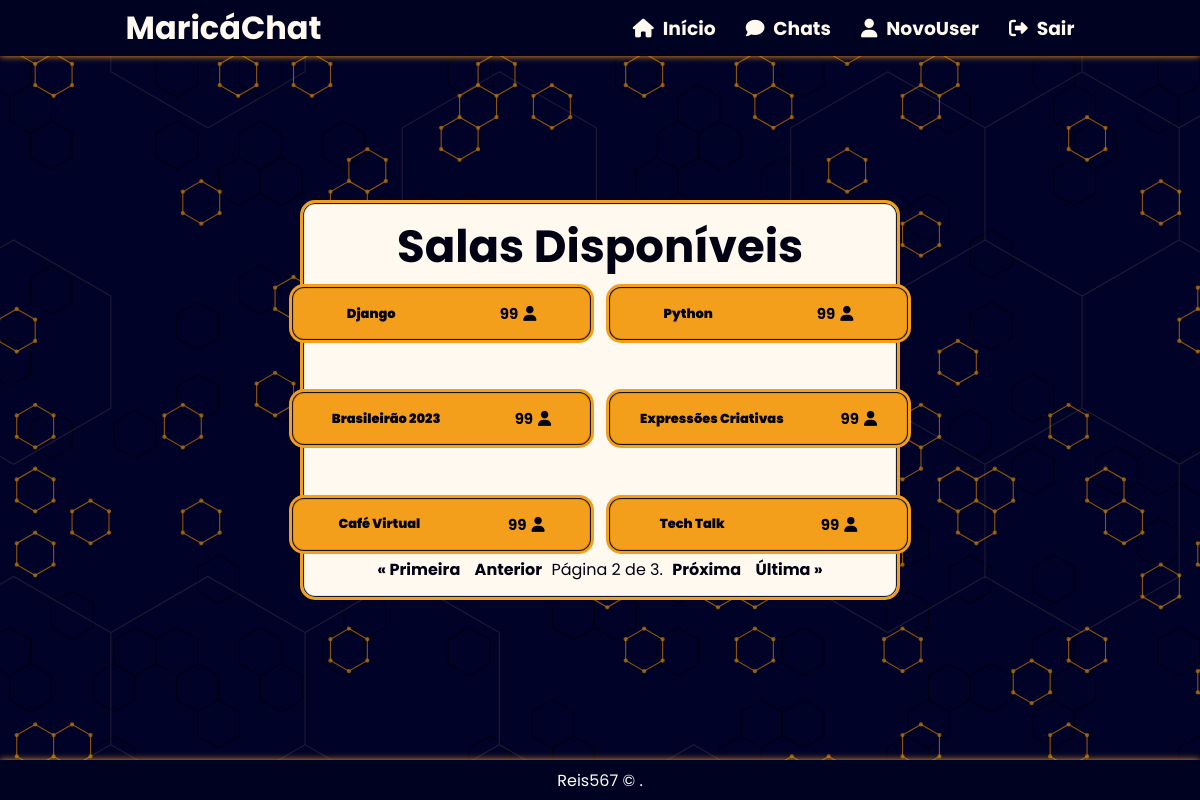
Page /chat/rooms/?page=2 (signed in) on the committed database.
### chat/models.py (models this page shows, shortened)
class Room(models.Model):
    class Meta:
        verbose_name = 'Sala'
        verbose_name_plural = 'Salas'
    name = models.CharField(max_length=20)
    slug = models.SlugField(max_length=50)
    users = models.ManyToManyField(User)

### chat/views.py (the view)
# urls.py: path('rooms/', views.rooms, name='rooms'),
@login_required
def rooms(request):
    room_list = Room.objects.all().order_by('-pk')
    items_per_page = 6
    paginator = Paginator(room_list, items_per_page)
    page = request.GET.get('page')
    try:
        rooms = paginator.page(page)
    except PageNotAnInteger:
        rooms = paginator.page(1)
    except EmptyPage:
        rooms = paginator.page(paginator.num_pages)
    return render(request, 'rooms.html', {'rooms': rooms})

### templates/rooms.html (shortened to what this page needs)
{% extends "base.html" %}
{% block content %}
<section class="chats">
    <div class="chats-content">
        <div class="chats-title">
            <h1>Salas Disponíveis</h1>
        </div>
        <div class="chats-buttons">
            {% if user.is_authenticated %}
                    {% for room in rooms %}
                        <button onclick="window.location.href = '{% url 'room' room.slug %}'" class="chats-button">
                            <span>
                                <h1>{{ room.name }}</h1>
                                <p>99<i class="fa-solid fa-user"></i></p>
                            </span>
                        </button>
                    {% endfor %}
            {% endif %}
        </div>
        <div class="pagination">
            <span class="step-links">
                {% if rooms.has_previous %}
                    <a class="pagination-primeira btn-pagination" href="?page=1">&laquo; Primeira</a>
                    <a class="paginaion-anterior btn-pagination" href="?page={{ rooms.previous_page_number }}">Anterior</a>
                {% endif %}
                <span class="current-page">
                    Página {{ rooms.number }} de {{ rooms.paginator.num_pages }}.
                </span>
                {% if rooms.has_next %}
                    <a class="pagination-proxima btn-pagination" href="?page={{ rooms.next_page_number }}">Próxima</a>
                    <a class="pagination-ultima btn-pagination" href="?page={{ rooms.paginator.num_pages }}">Última &raquo;</a>
                {% endif %}
            </span>
        </div>
    </div>
</section>
{% endblock %}

### templates/base.html (shortened to what this page needs)
{% load static %}
<!DOCTYPE html>
    <html>
    <head>
        <link rel="stylesheet"  href="{% static 'css/reset.css' %}">
        <link rel="stylesheet"  href="{% static 'css/style.css' %}">
    </head>
    <body>
        <header>
            <h1>
                <a href="{% url 'home' %}">MaricáChat</a></h1>
            <nav>
                <div class="nav-auth">
                    {% if user.is_authenticated %}
                        <div class="user-is-auth">
                            <h3>
                                <a href="{% url 'home' %}">
                                    <i class="icon-h fa-solid fa-house"></i>  Início</a>
                            </h3>
                            <h3>
                                <a href="{% url 'rooms' %}">
                                    <i class="icon-h fa-solid fa-comment"></i>  Chats</a>
                            </h3>
                            <h3>
                                <a href="{% url 'user_profile' %}">
                                    <i class="icon-h fa-solid fa-user"></i>
                                    {{user.username}}
                                </a>
                            </h3>
                            <h3>
                                <a href="{% url 'logout' %}">
                                 <i class="icon-h fa-solid fa-right-from-bracket"></i>  Sair</a>
                            </h3>
                        </div>
                    {% endif %}
                </div>
            </nav>
        </header>
            {% block content %}{% endblock %}
        <footer class="footer">
            <p><a href="https://github.com/reis567" target="_blank">Reis567</a> &copy; {{ year }}.</p>
        </footer>
    </body>
    </html>

### static/css/style.css (style rules this page uses)
:root { --prim-cl: #050850; --prim-stgr:#000222; --sec-cl: #F49F1C; --sec-stgr: #fbbd5f; --black:#000112; --white:#fff9f0; --ylw-shd: 0px 0px 10px var(--sec-cl); --ylw-shd-ltr: 0px 0px 7px var(--sec-cl); }
body { background-image: url('/static/img/bg.svg'); background-size: cover; width: 100%; height: 100%; font-family: 'Poppins', sans-serif; }
header { position: fixed; top: 0; width: 100%; height: 7vh; display: flex; justify-content: space-around; align-items: center; background-color: var(--prim-stgr); color: var(--white); box-shadow: var(--ylw-shd-ltr); }
header nav { display: flex; justify-content: space-around; gap: 30px; }
header a { color: var(--white); transition: .5s; }
.icon-h { margin-right: 5px; color: var(--white); transition: .5s; }
nav .nav-auth { display: flex; justify-content: space-around; gap: 30px; }
.user-is-auth { padding-left: 60px; display: flex; justify-content: space-around; gap: 30px; }
.footer { position: fixed; bottom: 0; width: 100%; height: 5vh; background-color: var(--prim-stgr); display: flex; justify-content: center; align-items: center; color: white; box-shadow: var(--ylw-shd-ltr); }
.footer a { color: white; transition: .5s; }
.chats { height: 100vh; width: 100vw; display: flex; justify-content: center; align-items: center; }
.chats-content { width: 50%; height: 50%; background-color: var(--white); display: flex; justify-content: space-between; align-items: center; flex-direction: column; color: var(--black); border: 3px solid var(--sec-cl); border-radius: 15px; box-shadow: var(--ylw-shd); box-shadow: inset 0 0 1px 1px var(--black); }
.chats-title { font-size: 30px; font-weight: bold; margin-top: 10px; }
.chats-buttons { max-width: 800px; width: 100%; height: 100%; gap: 40px; display: grid; grid-template-columns: repeat(auto-fill, minmax(200px, 1fr)); align-items: center; justify-items: center; }
.chats-buttons button { color: var(--black); cursor: pointer; background: var(--sec-cl); padding: 15px; width: 110%; border-radius: 15px; border: 3px solid transparent; font-weight: bolder; box-shadow: inset 0 0 1px 1px var(--black); }
.chats-buttons button span { display: flex; align-items: center; justify-content: space-around; }
.chats-buttons button span h1 { font-size: 13px; margin-right: 25px; font-weight: bolder; text-transform: capitalize; }
.chats-buttons button span p { font-size: 15px; }
.chats-buttons i { margin-left: 5px; font-size: 15px; }
.pagination { display: flex; justify-content: space-between; margin-bottom: 15px; }
.btn-pagination { margin-left: 5px; margin-right: 5px; color: var(--black); font-weight: bold; }

### rows in the picture
Room: name "Django"
Room: name "Python"
Room: name "Brasileirão 2023"
Room: name "Expressões Criativas"
Room: name "Café Virtual"
Room: name "Tech Talk"

### other values in the picture
{{ user.username }} "NovoUser"
{{ rooms.number }} "2"
{{ rooms.paginator.num_pages }} "3"
